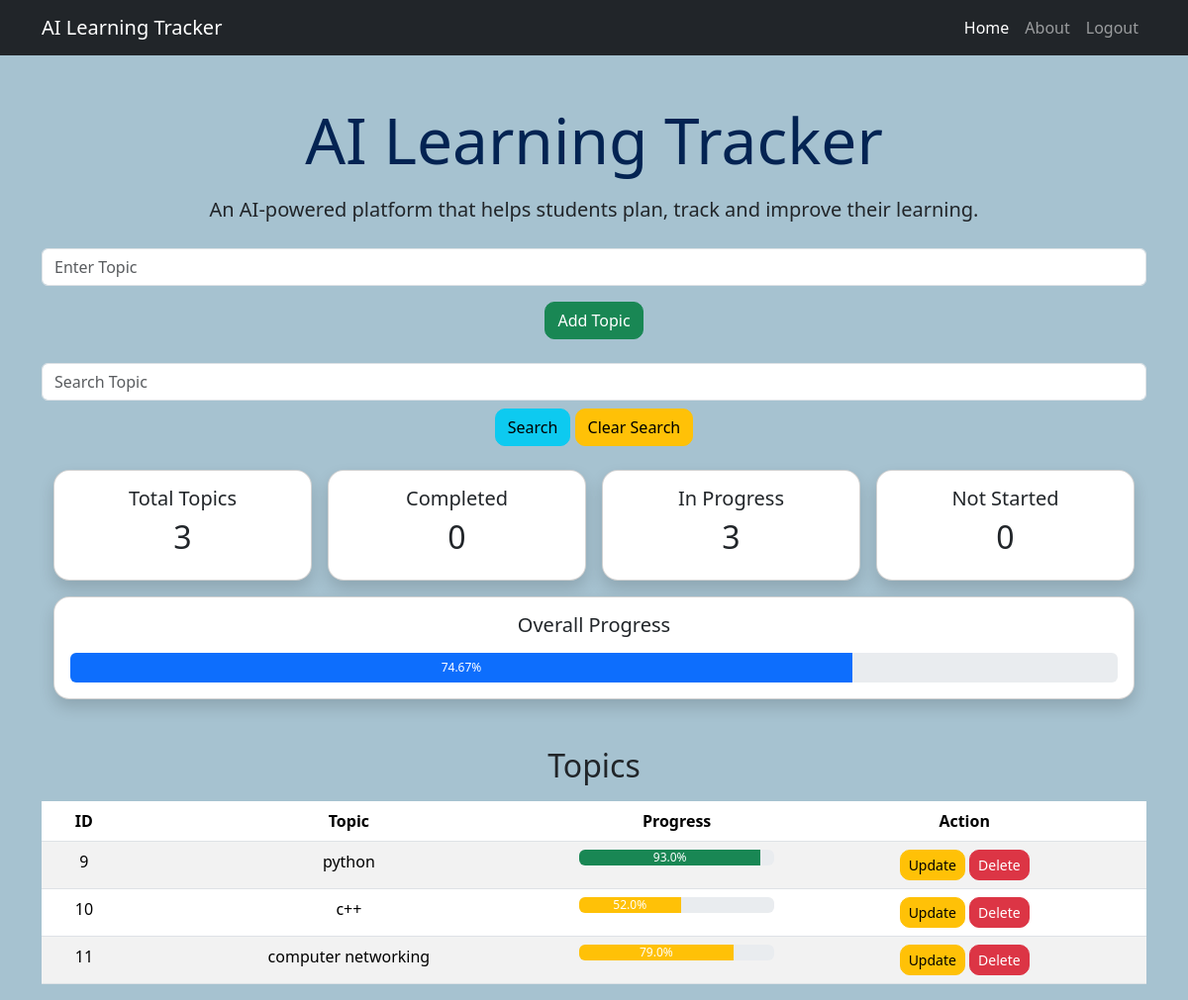
/ (signed in), run on an earlier commit of the app's database.
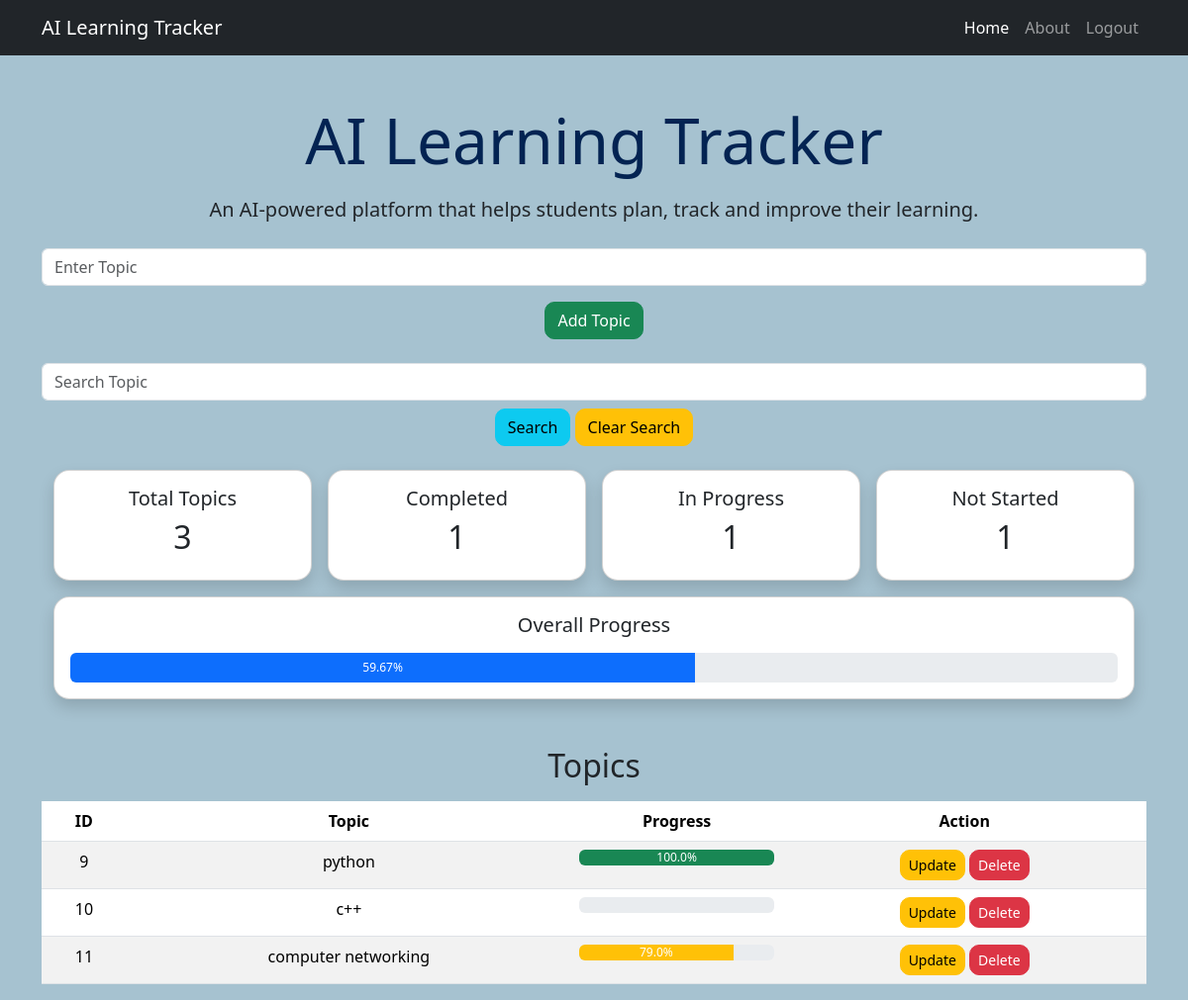
And on a later commit of the database.
### tables this page shows
CREATE TABLE topics(
                            id INTEGER PRIMARY KEY AUTOINCREMENT,
                            topic TEXT NOT NULL,
                            progress REAL NOT NULL,
                            user_id INTEGER NOT NULL
                            );

### app.py (the view, shortened to what this page needs)
@app.route("/", methods=["GET", "POST"])
@login_required
def home():
    search = request.args.get("search")
    stats = database.get_statistics(current_user.id)
    if search:
        tp = database.search_topic(search,current_user.id)
        if not tp:
            flash("Topic not found!", "danger")
            tp = database.view_topics(current_user.id)
    else:
        tp = database.view_topics(current_user.id)
    return render_template("home.html", topics=tp , stats=stats)

### app.py (called while the page is built)
@login_manager.user_loader
def load_user(user_id):
    data = database.get_user_by_id(user_id)
    if data:
        return User(data[0],data[1],data[2])
    return None

### database.py (called while the page is built)
def get_user_by_id(id):
    with sqlite3.connect("learning.db") as conn:
        cursor = conn.cursor()
        cursor.execute("SELECT * FROM login_details WHERE id = ?",(id,))
        return cursor.fetchone()

def view_topics(user_id):
    with sqlite3.connect("learning.db") as conn:
        cursor = conn.cursor()
        cursor.execute("SELECT * FROM topics WHERE user_id = ?",(user_id,))
        c=cursor.fetchall()
        return c

### templates/home.html
{% extends "base.html" %}
{% block content %}
<div class="container text-center mt-5">
    <h1 class="display-3">AI Learning Tracker</h1>
    <p class="lead mt-3">
        An AI-powered platform that helps students plan, track and improve their learning.
    </p>
    <form method="POST" class="mt-4">
        <input type="text"
            name="topic"
            class="form-control mb-3"
            placeholder="Enter Topic">
        <button type="submit" class="btn btn-success">
            Add Topic
        </button>
    </form>
    <form method="GET" class="mt-4 mb-3">
        <input
            type="text"
            name="search"
            value="{{ request.args.get('search','') }}"
            class="form-control"
            placeholder="Search Topic">
        <button class="btn btn-info mt-2">Search</button>
        <a href="/" class="btn btn-warning mt-2">Clear Search</a>
    </form>
<div class="container mt-4">
    <div class="row g-3">
        <div class="col-md-3">
            <div class="card shadow rounded-4 text-center">
                <div class="card-body">
                    <h5>Total Topics</h5>
                    <h2>{{ stats.total }}</h2>
                </div>
            </div>
        </div>
        <div class="col-md-3">
            <div class="card shadow rounded-4 text-center">
                <div class="card-body">
                    <h5>Completed</h5>
                    <h2>{{ stats.completed }}</h2>
                </div>
            </div>
        </div>
        <div class="col-md-3">
            <div class="card shadow rounded-4 text-center">
                <div class="card-body">
                    <h5>In Progress</h5>
                    <h2>{{ stats.in_progress }}</h2>
                </div>
            </div>
        </div>
        <div class="col-md-3">
            <div class="card shadow rounded-4 text-center">
                <div class="card-body">
                    <h5>Not Started</h5>
                    <h2>{{ stats.not_started }}</h2>
                </div>
            </div>
        </div>
    </div>
    <div class="row mt-3">
        <div class="col-md-12">
            <div class="card shadow rounded-4">
                <div class="card-body text-center">
                    <h5>Overall Progress</h5>
                    <div class="progress mt-3" style="height:30px;">
                        <div
                            class="progress-bar"
                            role="progressbar"
                            style="width: {{ stats.overall_progress }}%;"
                            aria-valuenow="{{ stats.overall_progress }}"
                            aria-valuemin="0"
                            aria-valuemax="100">
                            {{ stats.overall_progress }}%
                        </div>
                    </div>
                </div>
            </div>
        </div>
    </div>
</div>
    <h2 class="mt-5">Topics</h2>
    <table class="table table-striped mt-3">
        <thead>
            <tr>
                <th>ID</th>
                <th>Topic</th>
                <th>Progress</th>
                <th>Action</th>
            </tr>
        </thead>
        <tbody>
            {% for topic in topics %}
            <tr>
                <td>{{ topic[0] }}</td>
                <td>{{ topic[1] }}</td>
                <td>
                    <div class="progress">
                        {% if topic[2] < 40 %}
                            <div
                                class="progress-bar bg-danger"
                                role="progressbar"
                                style="width: {{ topic[2] }}%;">
                                {{ topic[2] }}%
                            </div>
                        {% elif topic[2] < 80 %}
                            <div
                                class="progress-bar bg-warning"
                                role="progressbar"
                                style="width: {{ topic[2] }}%;">
                                {{ topic[2] }}%
                            </div>
                        {% else %}
                            <div
                                class="progress-bar bg-success"
                                role="progressbar"
                                style="width: {{ topic[2] }}%;">
                                {{ topic[2] }}%
                            </div>
                        {% endif %}
                    </div>
                </td>
                <td>
                    <a href="/update/{{ topic[0] }}" class="btn btn-warning btn-sm">Update</a>
                    <a href="/delete/{{ topic[0] }}" class="btn btn-danger btn-sm">Delete</a>
                </td>
            </tr>
            {% endfor %}
        </tbody>
    </table>
</div>
{% endblock %}

### templates/base.html (shortened to what this page needs)
<!DOCTYPE html>
<html lang="en">
<head>
    <link href="https://cdn.jsdelivr.net/npm/bootstrap@5.3.3/dist/css/bootstrap.min.css" rel="stylesheet">
    <link rel="stylesheet" href="{{ url_for('static', filename='css/style.css') }}">
</head>
<body>
    <nav class="navbar navbar-expand-lg navbar-dark bg-dark">
        <div class="container">
            <a class="navbar-brand" href="#">AI Learning Tracker</a>
            <div class="collapse navbar-collapse" id="navbarNav">
                <ul class="navbar-nav ms-auto">
                    <li class="nav-item">
                        <a class="nav-link active" href="/">Home</a>
                    </li>
                    <li class="nav-item">
                        <a class="nav-link" href="/about">About</a>
                    </li>
                    {% if current_user.is_authenticated %}
                        <li class="nav-item">
                            <a class="nav-link" href="/logout">Logout</a>
                        </li>
                    {% else %}
                        <li class="nav-item">
                        <a href="/login" class="nav-link">Login</a>
                        </li>
                    {% endif %}
                </ul>
            </div>
        </div>
    </nav>
    {% block content %}
    {% endblock %}
    <link rel="stylesheet" href="https://cdn.jsdelivr.net/npm/bootstrap-icons@1.11.3/font/bootstrap-icons.min.css">
</body>
</html>

### static/css/style.css (style rules this page uses)
body { background-color: #a6c2d0; }
h1 { color: #032352; font-weight: bold; }
p { font-size: 18px; }
.btn { border-radius: 10px; }

What changed in the data, as far as the page shows it:
changed topics "python": progress "93.0" → "100.0"
changed topics id 10: progress "52.0" → (not shown)
Also different on the page:
{{ stats.completed }}: "0" → "1"
{{ stats.in_progress }}: "3" → "1"
{{ stats.not_started }}: "0" → "1"
{{ stats.overall_progress }}: 74.67 → 59.67 (drawn)
{{ stats.overall_progress }}: "74.67" → "59.67"
